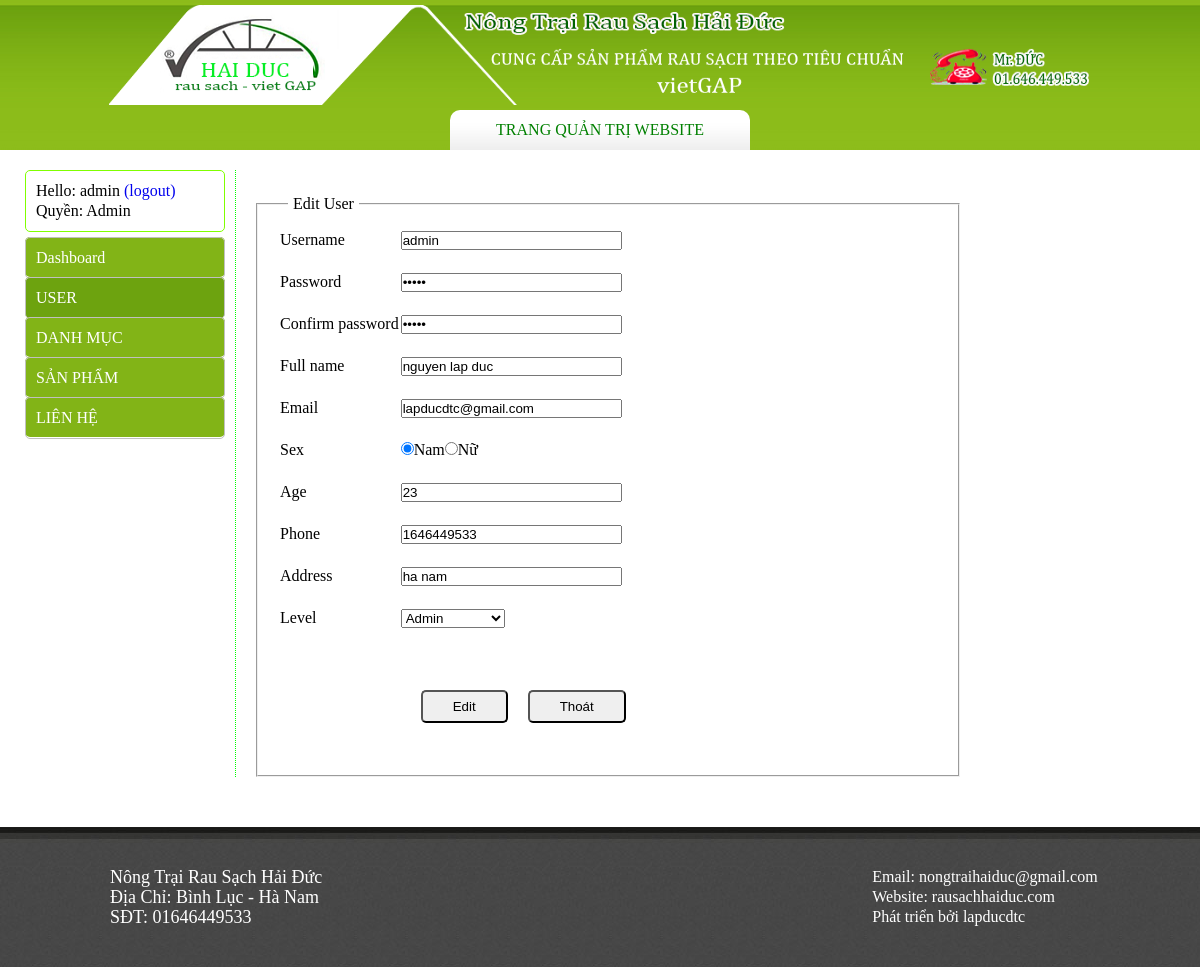
/admin/index.php?m=user&a=edit_user&id=1 (signed in), run on the app's committed database.
### tables this page shows
CREATE TABLE `user` (
  `user_id` int(10) NOT NULL,
  `user_name` varchar(20) NOT NULL,
  `password` char(254) NOT NULL,
  `phone` int(11) NOT NULL,
  `fullname` varchar(50) NOT NULL,
  `address` varchar(100) NOT NULL,
  `email` char(50) NOT NULL,
  `sex` int(2) NOT NULL,
  `age` int(3) NOT NULL,
  `level` int(2) NOT NULL
);

### database/user.php (called while the page is built, shortened)
<?php
    class user extends Database
    {
        public function get_userid($id)
        {
            $sql = "select * from user where user_id = '$id'";
            $this->query($sql);
            return $this->fetch();
        }
    }
?>

### database/Database.php (called while the page is built, shortened)
<?php
    class Database
    {
        private $result = NULL;
        public function query($sql)
        {
            $this->result = mysql_query($sql);
        }
        public function fetch()
        {
            if($this->result)
            {
                $data = mysql_fetch_assoc($this->result);
            }
            else
            {
                $data = 0;
            }
            return $data;
        }
    }
?>

### admin/model/user/edit_user.php (the view, shortened to what this page needs)
<div id="content">
<form action="<?php echo '?m=user&a=edit_user&id='.$_GET['id'];?>" method="POST">
<?php
    $user = new user;
    $data =$user->get_userid($_GET['id']);
?>
    <fieldset>
        <legend style="text-align: left; padding:5px; margin-left: 30px;">Edit User</legend>
        <table>
            <tr>
                <td>Username</td>
                <td><input type="text" size="25" name="username" value="<?php echo $data['user_name'];?>" /></td>
            </tr>
            <tr>
                <td>Password</td>
                <td><input type="password" size="25" name="pass" value="<?php echo base64_decode($data['password']);?>" /></td>
            </tr>
            <tr>
                <td>Confirm password</td>
                <td><input type="password" size="25" name="pass1" value="<?php echo base64_decode($data['password']);?>"/></td>
            </tr>
            <tr>
                <td>Full name</td>
                <td><input type="text" size="25" name="fname" value="<?php echo $data['fullname']?>"/></td>
            </tr>
            <tr>
                <td>Email</td>
                <td><input type="email" size="25" name="email" value="<?php echo $data['email']?>" /></td>
            </tr>
            <tr>
                <td>Sex</td>
                <td>
                <?php
                    if($data['sex']==1)
                    {
                        echo '<input type="radio" name="sex" value="nam" checked/>Nam<input type="radio" name="sex" value="nu" />Nữ';
                    }
                ?>
                </td>
            </tr>
            <tr>
                <td>Age</td>
                <td><input type="text" size="25" name="age" value="<?php echo $data['age']?>"/></td>
            </tr>
            <tr>
                <td>Phone</td>
                <td><input type="text" size="25" name="phone" value="<?php echo $data['phone']?>"/></td>
            </tr>
            <tr>
                <td>Address</td>
                <td><input type="text" size="25" name="address" value="<?php echo $data['address']?>"/></td>
            </tr>
            <tr>
                <td>Level</td>
                <td>
                    <select name="level">
                    <?php
                        if($data['level']==1)
                        {
                            echo '<option>Admin</option>
                            <option>Quản Trị Viên</option>';
                        }
                    ?>
                    </select>
                </td>
            </tr>
            <tr>
                <td></td>
                <td><input class="buttom" type="submit" value="Edit" name="edit" /><input class="buttom" type="submit" value="Thoát" name="exit" /></td>
            </tr>
        </table>
    </fieldset>
</form>
</div>

### admin/widgets/style.css (style rules this page uses)
* { margin: 0px;padding: 0px; }
#content { width: 900px; min-height: 500px; padding-top: 20px; border-left: 1px dotted lime; float: left; padding-left: 20px; margin-bottom: 50px; }
table { padding-left: 20px; line-height: 40px; }
fieldset { width: 700px; padding-bottom: 50px; }
.buttom { margin-left: 20px; margin-top: 50px; padding: 7px 30px; border-radius: 5px; cursor: hand; }

### data on the page
user: username "admin", fname "nguyen lap duc", email "lapducdtc@gmail.com", age "23", phone "1646449533", address "ha nam", level "Admin"

### other printed values
$_SESSION['username'] "admin"
